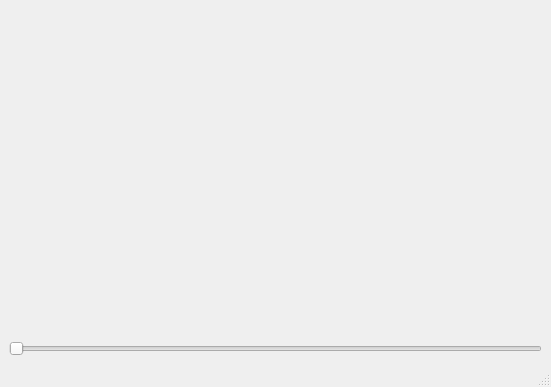
<?xml version="1.0" encoding="UTF-8"?>
<ui version="4.0">
 <class>MainWindow</class>
 <widget class="QMainWindow" name="MainWindow">
  <property name="geometry">
   <rect>
    <x>0</x>
    <y>0</y>
    <width>551</width>
    <height>387</height>
   </rect>
  </property>
  <property name="windowTitle">
   <string>MainWindow</string>
  </property>
  <widget class="QWidget" name="centralwidget">
   <layout class="QHBoxLayout" name="horizontalLayout">
    <item>
     <layout class="QVBoxLayout" name="verticalLayout">
      <item>
       <widget class="QMyBattery" name="battery" native="true"/>
      </item>
      <item>
       <widget class="QSlider" name="horizontalSlider">
        <property name="orientation">
         <enum>Qt::Horizontal</enum>
        </property>
       </widget>
      </item>
     </layout>
    </item>
   </layout>
  </widget>
  <widget class="QMenuBar" name="menubar">
   <property name="geometry">
    <rect>
     <x>0</x>
     <y>0</y>
     <width>551</width>
     <height>21</height>
    </rect>
   </property>
  </widget>
  <widget class="QStatusBar" name="statusbar"/>
 </widget>
 <customwidgets>
  <customwidget>
   <class>QMyBattery</class>
   <extends>QWidget</extends>
   <header>include/qmybattery.h</header>
   <container>1</container>
  </customwidget>
 </customwidgets>
 <resources/>
 <connections/>
</ui>
